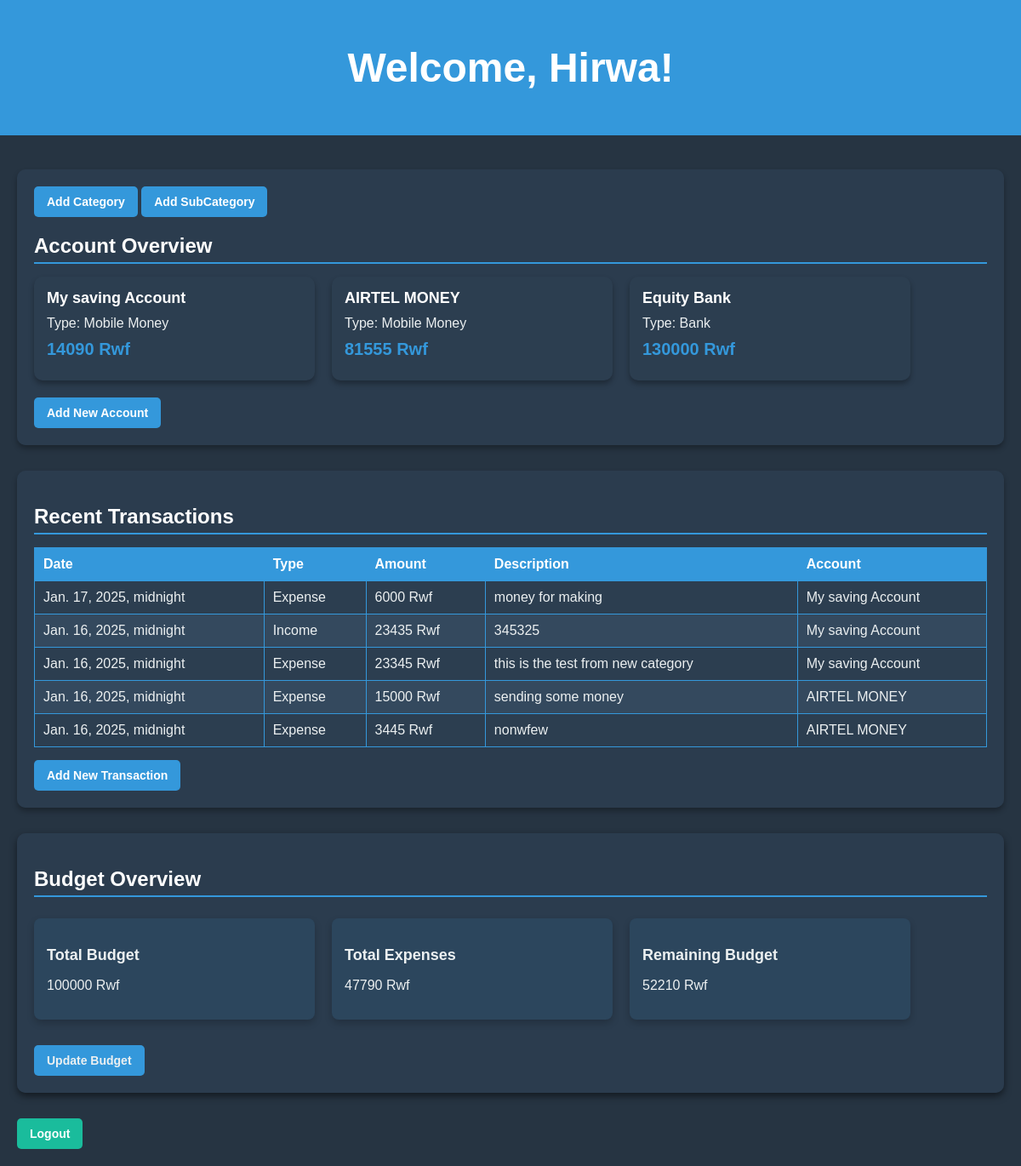
The app's page /home/ (signed in) with its own data.
### Sapp/models.py (models this page shows, shortened)
class Account(models.Model):
    ACCOUNT_TYPES = [
        ('bank', 'Bank'),
        ('mobile_money', 'Mobile Money'),
        ('cash', 'Cash'),
    ]
    user = models.ForeignKey(User, on_delete=models.CASCADE)  # Link account to a user
    name = models.CharField(max_length=100)  # e.g., "My Bank Account"
    account_type = models.CharField(max_length=20, choices=ACCOUNT_TYPES)
    balance = models.DecimalField(max_digits=12, decimal_places=0, default=0)  # Rwf balance

class Transaction(models.Model):
    TRANSACTION_TYPES = [
        ('income', 'Income'),
        ('expense', 'Expense'),
    ]
    TRANSACTION_STATUSES = [
        ('pending', 'Pending'),
        ('completed', 'Completed'),
        ('cancelled', 'Cancelled'),
    ]
    account = models.ForeignKey(Account, on_delete=models.CASCADE)
    transaction_type = models.CharField(max_length=10, choices=TRANSACTION_TYPES)
    amount = models.DecimalField(max_digits=12, decimal_places=0)
    description = models.TextField(blank=True, null=True)
    category = models.ForeignKey(Category, on_delete=models.CASCADE)
    subcategory = models.ForeignKey(Subcategory, on_delete=models.CASCADE, blank=True, null=True)
    date = models.DateTimeField(default=now)  # Automatically set to the current datetime
    status = models.CharField(max_length=10, choices=TRANSACTION_STATUSES, default='completed')
    is_deleted = models.BooleanField(default=False)  # For soft deletion
    class Meta:
        indexes = [
            models.Index(fields=['date']),
            models.Index(fields=['transaction_type']),
        ]

class Budget(models.Model):
    user = models.OneToOneField(User, on_delete=models.CASCADE)
    total_budget = models.DecimalField(max_digits=12, decimal_places=0, default=0)
    categories = models.ManyToManyField(Category, through='CategoryBudget')
    created_at = models.DateTimeField(auto_now_add=True)
    start_date = models.DateField(default=now)  # Optional: Add periodic budgets
    end_date = models.DateField(null=True, blank=True)

### Sapp/views.py (the view)
# urls.py: path('home/', views.home_view, name='home'),
@login_required
def home_view(request):
    accounts = Account.objects.filter(user=request.user)
    transactions = Transaction.objects.filter(account__user=request.user).order_by('-date')
    try:
        budget = Budget.objects.get(user=request.user)
    except Budget.DoesNotExist:
        budget = None
    total_expenses = Transaction.objects.filter(
        account__user=request.user, transaction_type='expense'
    ).aggregate(Sum('amount'))['amount__sum'] or 0
    remaining_budget = budget.total_budget - total_expenses if budget else None
    budget_overrun = False
    if remaining_budget and remaining_budget < 0:
        budget_overrun = True
    context = {
        'accounts': accounts,
        'transactions': transactions,
        'budget': budget,
        'total_expenses': total_expenses,
        'remaining_budget': remaining_budget,
        'budget_overrun': budget_overrun,
    }
    return render(request, 'home.html', context)

### templates/home.html (shortened to what this page needs)
{% load static %}
<!DOCTYPE html>
<html lang="en">
<head>
    <link rel="stylesheet" href="{% static 'assets/css/dashboard.css' %}">
</head>
<body>
    <header>
        <h1>Welcome, {{ user.first_name }}!</h1>
    </header>
    <main>
        <section class="account-overview">
            <a href="{% url 'add_category' %}" class="btn btn-primary">Add Category</a>
            <a href="{% url 'add_subcategory' %}" class="btn btn-primary">Add SubCategory</a>
            <h2>Account Overview</h2>
            <div class="account-cards">
                {% for account in accounts %}
                    <div class="account-card {% if account.balance < 0 %}negative{% else %}positive{% endif %}">
                        <h3>{{ account.name }}</h3>
                        <p>Type: {{ account.get_account_type_display }}</p>
                        <p class="balance">{{ account.balance }} Rwf</p>
                    </div>
                {% empty %}
                    <p>No accounts added yet.</p>
                {% endfor %}
            </div>
            <a href="{% url 'add_account' %}" class="btn btn-primary">Add New Account</a>
        </section>
        <section class="recent-transactions">
            <h2>Recent Transactions</h2>
            <table>
                <thead>
                    <tr>
                        <th>Date</th>
                        <th>Type</th>
                        <th>Amount</th>
                        <th>Description</th>
                        <th>Account</th>
                    </tr>
                </thead>
                <tbody>
                    {% for transaction in transactions %}
                        <tr>
                            <td>{{ transaction.date }}</td>
                            <td>{{ transaction.get_transaction_type_display }}</td>
                            <td class="amount">{{ transaction.amount }} Rwf</td>
                            <td>{{ transaction.description|default:"N/A" }}</td>
                            <td>{{ transaction.account.name }}</td>
                        </tr>
                    {% empty %}
                        <tr>
                            <td colspan="5">No transactions found.</td>
                        </tr>
                    {% endfor %}
                </tbody>
            </table>
            <a href="{% url 'add_transaction' %}" class="btn btn-primary">Add New Transaction</a>
        </section>
        <section class="budget-overview">
            <h2>Budget Overview</h2>
            {% if budget %}
            <div class="budget-card-overview">
                <div class="card">
                    <h3>Total Budget</h3>
                    <p>{{ budget.total_budget }} Rwf</p>
                </div>
                <div class="card">
                    <h3>Total Expenses</h3>
                    <p>{{ total_expenses }} Rwf</p>
                </div>
                <div class="card">
                    <h3>Remaining Budget</h3>
                    <p>
                        {% if remaining_budget < 0 %}
                            <span class="over-budget" id="remaining-budget">{{ remaining_budget }} Rwf (Over Budget!)</span>
                        {% else %}
                            <span id="remaining-budget">{{ remaining_budget }} Rwf</span>
                        {% endif %}
                    </p>
                </div>
            </div>
                <a href="{% url 'manage_budget' %}" class="btn btn-primary">Update Budget</a>
            {% else %}
                <p>No budget set. <a href="{% url 'manage_budget' %}">Set a Budget</a></p>
            {% endif %}
        </section>
        <a href="/logout" class="btn btn-secondary">Logout</a>
    </main>
</body>
</html>

### static/assets/css/dashboard.css (style rules this page uses)
body { font-family: Arial, sans-serif; background: rgba(27, 42, 56, 0.95); color: #ecf0f1; margin: 0; padding: 0; }
header { background-color: #3498db; padding: 20px; text-align: center; color: #fff; font-size: 24px; }
main { padding: 20px; }
section { margin-bottom: 30px; background-color: rgba(44, 62, 80, 0.9); padding: 20px; border-radius: 10px; box-shadow: 0 4px 6px rgba(0, 0, 0, 0.3); }
h2 { border-bottom: 2px solid #3498db; padding-bottom: 5px; margin-bottom: 15px; color: #fff; }
.balance { font-weight: bold; color: #3498db; }
table { width: 100%; border-collapse: collapse; margin-bottom: 15px; }
table th, table td { border: 1px solid #3498db; padding: 10px; text-align: left; }
table th { background-color: #3498db; color: #fff; }
table tbody tr:nth-child(odd) { background-color: #2c3e50; }
table tbody tr:nth-child(even) { background-color: #34495e; }
.btn { display: inline-block; padding: 10px 15px; text-align: center; border-radius: 5px; text-decoration: none; font-size: 14px; font-weight: bold; }
.btn-primary { background-color: #3498db; color: #fff; }
.btn-secondary { background-color: #1abc9c; color: #fff; }
.account-overview { margin-top: 20px; background-color: rgba(44, 62, 80, 0.9); }
.account-cards { display: flex; flex-wrap: wrap; gap: 20px; }
.account-card { width: 300px; padding: 15px; border-radius: 10px; box-shadow: 0 4px 6px rgba(0, 0, 0, 0.3); color: #ecf0f1; transition: transform 0.3s ease, box-shadow 0.3s ease; margin-bottom: 20px; }
.account-card h3 { margin: 0; font-size: 18px; color: #fff; }
.account-card p { margin: 10px 0; font-size: 16px; }
.account-card .balance { font-size: 20px; font-weight: bold; }
.account-card.positive { background-color: #2c3e50; }
.budget-overview { margin-top: 30px; padding: 20px; background-color: rgba(44, 62, 80, 0.9); border-radius: 10px; box-shadow: 0 4px 8px rgba(0, 0, 0, 0.5); }
.budget-overview .card { background-color: rgba(52, 152, 219, 0.1); padding: 15px; margin: 10px 0; border-radius: 8px; box-shadow: 0 4px 8px rgba(0, 0, 0, 0.2); width: 300px; }
.budget-card-overview { display: flex; flex-wrap: wrap; gap: 20px; }
.budget-overview .card h3 { font-size: 18px; color: #ecf0f1; margin-bottom: 10px; }
.budget-overview .card p { font-size: 16px; color: #ecf0f1; }
.budget-overview .btn { margin-top: 20px; text-align: center; display: inline-block; }
.budget-overview .btn-primary { background-color: #3498db; color: #ecf0f1; }

### records on screen
Account: name "My saving Account", account_type "Mobile Money", balance "14090"
Account: name "AIRTEL MONEY", account_type "Mobile Money", balance "81555"
Account: name "Equity Bank", account_type "Bank", balance "130000"
Budget: total_budget "100000"

### other values on screen
{{ user.first_name }} "Hirwa"
{{ total_expenses }} "47790"
{{ remaining_budget }} "52210"
